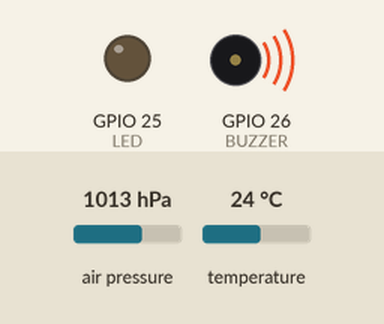
Simulated run of this sketch. Board: ESP32. Shown: output pins drawn as LEDs (lit = HIGH), buzzer (waves = sounding, pin HIGH). The inputs (shaded band) are chosen by the test bench; at power-on: air pressure 1013 hPa, temperature 24 °C. Storage starts empty; what the sketch prints to the serial monitor is not drawn.

Above: at 0.1 s.
At 1.1 s:
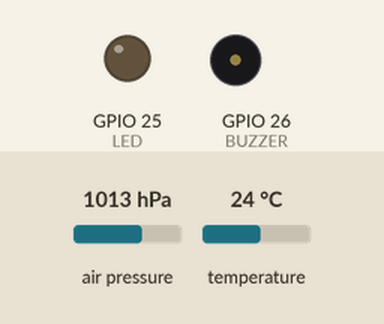
Timing chart, 0 to 2.6 s (numbered marks = the images above):
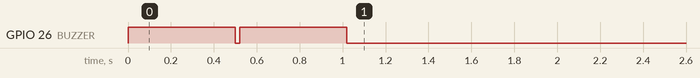

The sketch:

barometro.ino
```cpp
#include "mySD.h"
#include <SPI.h>
#include <Wire.h>
#include "MS5611.h"

#define LED 25
#define cssd 4                // Definiendo pines para SD
#define BUZZER 26             // Definiendo pines para dispositivos alternos
String trama;                 // Variables trama de datos
String BEG = "{";
String END = "}";
String SEP = ";";
float presionActual = 0;      // Variables barométrico
float presion0 = 0;
float Temperatura = 0;
float Presion = 0;
float Altura = 0;
int counter =0;

volatile unsigned tiempoActual = 0;
volatile unsigned tiempoAnterior = 0;
volatile unsigned intervaloTiempo = 0;

MS5611 MS5611(0x77);
File myFile;                                      // SD file name


void setup()
{
 Serial.begin(115200);
 MS5611.begin();
 SPI.begin();


 while (!Serial);

  pinMode(LED, OUTPUT);
  pinMode(cssd, OUTPUT);
  pinMode(BUZZER, OUTPUT);

  Serial.println();
  if (MS5611.begin() == true)
  {
    Serial.println("MS5611 found.");
     digitalWrite(BUZZER,HIGH);
     delay(500);
     digitalWrite(BUZZER,LOW);
  }
  else
  {
    Serial.println("MS5611 not found. halt.");
  }


  //--------------------------------------------------------------------------------------------------------------
  if (SD.begin(cssd))  // Validación status SD
    {
    Serial.println("TARJETA SD DETECTADA - READY.");
     digitalWrite(BUZZER,HIGH);
     delay(500);
     digitalWrite(BUZZER,LOW);
    }
    else{
    Serial.println("TARJETA SD FAILED.");
    return;
  }

  //--------------------------------------------------------------------------------------------------------------
    for (int cal_int = 0; cal_int < 500 ; cal_int ++)  // Calculando la presión ambiente "pref"
    {
    MS5611.read();
    delay(10);
    presionActual = MS5611.getPressure();
    presion0 += presionActual;
    //Serial.println(presionActual);
    }
    presion0 = presion0 / 500;
//    Serial.println(presion0);
}

void loop()
{
  trama += String(counter) + SEP + "\t" + String(tiempoAnterior);
  tiempoActual = millis()/1000;
  trama += SEP + "\t" + String(tiempoActual);
  intervaloTiempo = (double) tiempoActual - tiempoAnterior;
  tiempoAnterior = tiempoActual;

  MS5611.read();
  Temperatura = MS5611.getTemperature();
  Presion = MS5611.getPressure();
  Altura = (44330.0 * (1.0 - pow(Presion/presion0, 0.1903)));

  trama += SEP + "\t" + String(intervaloTiempo)+SEP+"\t" + String(Temperatura)+SEP+"\t"+String(Presion)+SEP+"\t"+String(Altura);
  Serial.println(trama);

  myFile = SD.open("NUCLEO0.txt", FILE_WRITE);
  if (myFile) {
  myFile.println(trama);
  //myFile.println(String(Altura) + "\t" + String(apogee_detection) + "\t" +String(apogeo_imu));
  myFile.close(); // close the file
  }


  counter++;
  trama = "";
  delay(10);
  Serial.println(trama);
}


// -- END OF FILE --
```
